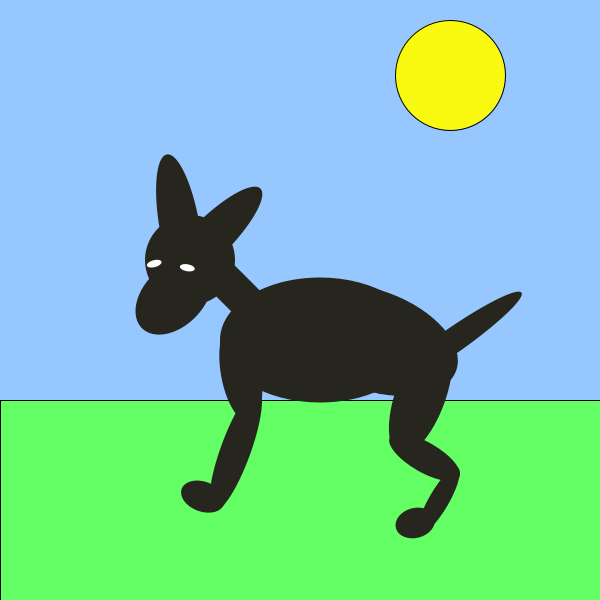
Frame 1 (no input)
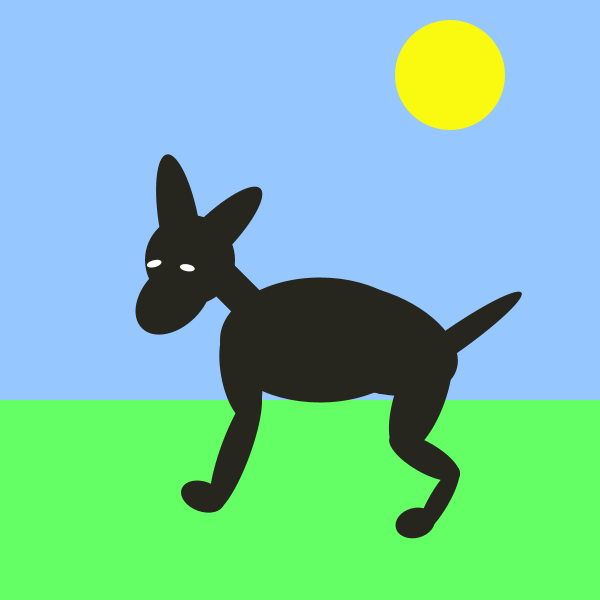
Frame 60 (the mouse pressed at the canvas centre just before this capture)
Frame 120 (the mouse held since frame 60 and released just before this capture): identical to frame 60, image omitted

The Processing sketch that drew these frames (run headless with seeded random() and noise(); from frame 60 on, the mouse is pressed at the canvas centre):

// Processing sketch: processing_115564
// ── processing_115564.pde

// N. Brand (creation)
// Edited from classroom work, with all code not needed taken out 
// and comments added in code.

// Dog Animation

// FUNCTIONS
//=======================
int armAngle =-0;
int angleChange =5;
final int ANGLE_LIMIT =10;

//   SETUP
//==============
void setup ()
{
  size (600, 600) ;  
  frameRate (10);
  smooth () ;
}
//     DRAW
//=======================
void draw()
{
 
   background(150,200,255); // creates blue background for sky
   fill (100,255,100);      // colour to fill rect shape for grass
   rect (0,400, 600, 300);
   sun ();
   //bone ();
  pushMatrix();
  translate(50, 10); // place dog so its always on screen you can move the whole animation using these points
  
  drawdog();
  armAngle += angleChange;
  
  // if the arm has moved past its limit,
  // reverse direction and set within limits.
  if (armAngle > ANGLE_LIMIT || armAngle < 0) // to make tail wag (loop)
  {
    angleChange = -angleChange; // move tail one way
    armAngle += angleChange; // move tail other way
  }
  popMatrix();
}
void drawdog () 
{
  noStroke();
  fill (38,38,30) ;
  ellipse (270, 330, 200, 125); // dog body
 drawDogHead ();
 drawDogNeck ();
// drawtung ();
 drawDogFace ();
 drawDogEar1 ();
 drawDogEar2 ();
 drawDoglegL1 ();
 drawDoglegL2 ();
 drawDogpaw1 ();
 drawbottombody ();
 drawDogrightleg1 ();
 drawDogrightleg2 ();
 drawDogfoot ();
 drawDogpaw2 ();
 drawtail ();
 draweye1 () ;
 draweye2 ();
}
// THE SUN 
//============
void sun ()
{    
  fill (249,250,15) ;
  ellipse (450,75, 110, 110);
} 

//    HEAD
//=============
void drawDogHead ()
{    
  fill (38,38,30) ;
  ellipse (140,250, 90, 90); 
}

//      NECK
//==================
void drawDogNeck ()
{    
  rotate (radians (135)); 
  fill (38,38,30) ;
  rect (50,-350, 35, 70); 
}


//       FACE
//================
void drawDogFace ()
{     
  rotate (radians (90));
  fill (38,38,30) ;
  ellipse (-290,-115, 60, 90); 
}
//         EAR1
//=====================
void drawDogEar1 ()
{    
  rotate (radians (180));
  fill (38,38,30) ;
  ellipse (275,50, 40, 145); 
}
//      EAR2
//======================
void drawDogEar2 ()
{     
  rotate (radians (125));
  fill (38,38,30) ;
  ellipse (-90,-235, 40, 145); 
}
//      FRONT LEG TOP
//========================
void drawDoglegL1 ()
{  
  fill (38,38,30) ;
  ellipse (-125,-390, 40, 100);
}
//      FRONT LEG BOTTOM
//===========================
void drawDoglegL2 ()
{    
  rotate (radians (30));
  fill (38,38,30) ;
  ellipse (-325,-350, 30, 130);
}

//       FRONT PAW
//======================
void drawDogpaw1 ()
{   
  fill (38,38,30) ;
  ellipse (-310,-405, 45, 30); 
}

//       BOTTOM HALF OF BODY
//=================================
void drawbottombody ()
{  
  fill (38,38,30) ;
  ellipse (-415,-200, 180, 100); 
} 
//    BACK LEG TOP
//==============================
void drawDogrightleg1 ()
{   
  rotate(radians(90));
  fill (38,38,30) ;
  ellipse (-235,480, 125, 50); 
} 
//  BACK LEG BOTTOM
//========================
void drawDogrightleg2 ()
{ 
  rotate(radians(100));  
  fill (38,38,30) ;
  ellipse (548,200, 80, 30); 
} 
// DOG FOOT
//================
void drawDogfoot ()
{ 
  fill (38,38,30) ;
ellipse (582,230, 20, 75); // translated to 0, 0
}
//  DOG BACK PAW
//======================
void drawDogpaw2 ()
{   
  rotate(radians(45));
  fill (38,38,30) ;
  ellipse (590,-220, 30, 40); 
}
// DOG EYE
//====================
void draweye1 () 
{
  rotate(radians(90));
  fill (255) ;
  ellipse (-35,-272, 15, 7); 
}
void draweye2 () 
{
  rotate(radians(25));
  fill (255) ;
  ellipse (-180,-230, 15, 7); 
}
// DOG TAIL WAGGING
void drawtail ()
{
  pushMatrix (); 
  translate (425,-300); // pivot point   
  rotate (radians (armAngle -20)); // makes tail wag
  fill (38,38,30) ;
ellipse (0,0, 25, 175); // translated to 0, 0
popMatrix ();
}



//
//void drawtung ()
//{
//  pushMatrix (); 
//  translate (-40,90); // pivot point   
//  rotate (radians (armAngle -80));
//  fill (255,0,100) ;
//ellipse (0,0, 30,10); // translated to 0, 0
//popMatrix ();
//} 
